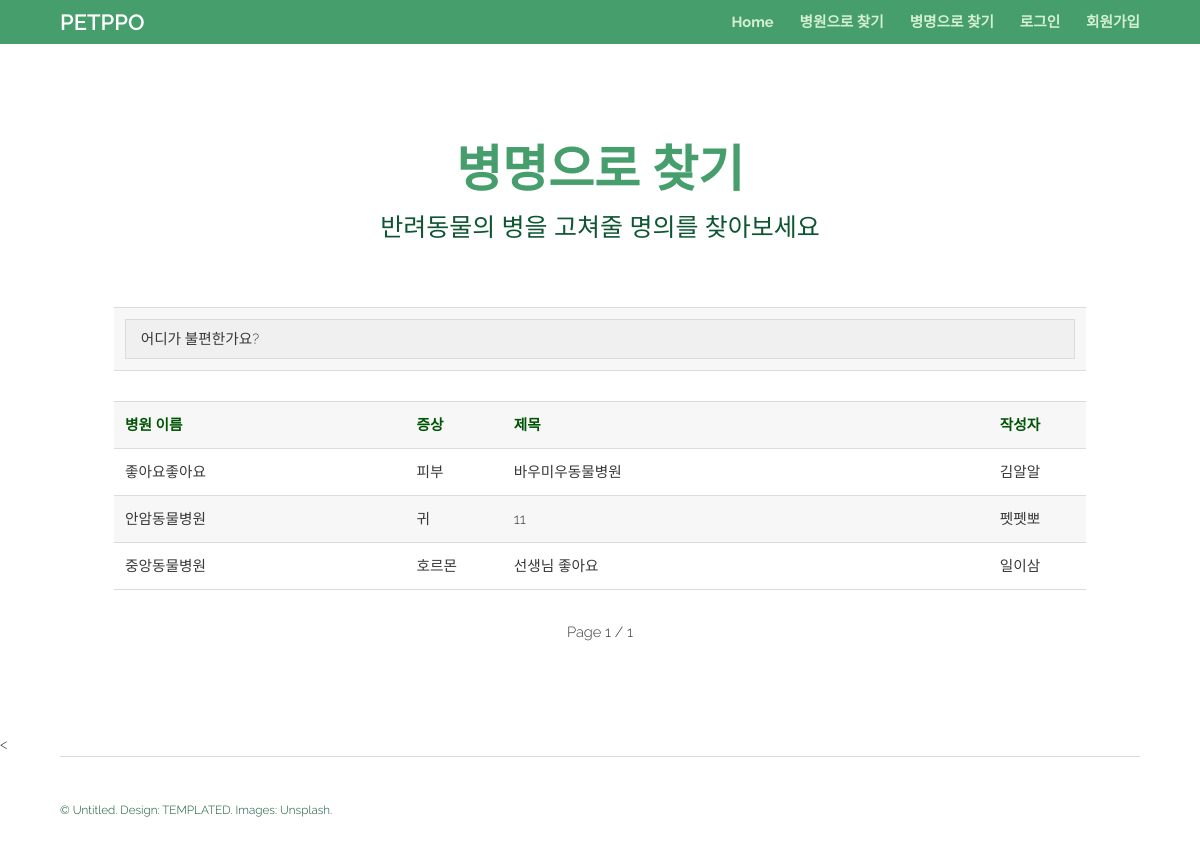
The page /review/symptom/?symp_filter=전체 on the database its author committed.
### reviews/models.py (models this page shows)
class Contents(models.Model):
    symp = models.ForeignKey(Symptom, on_delete=models.CASCADE)
    location = models.CharField(max_length=20)
    receipt = models.FileField(blank=True, upload_to="media/photo_%Y_%m_%d")
    content = models.TextField()
    title = models.CharField(max_length=20)
    nickname = models.ForeignKey(Members, on_delete=models.CASCADE)
    writedate = models.DateTimeField(auto_now_add=True)
    recommend = models.IntegerField(default=0)
    rate = models.IntegerField()
    visitdate = models.DateTimeField()

### users/models.py (models this page shows)
class Members(models.Model):
    email = models.EmailField(primary_key=True)
    name = models.CharField(max_length=5)
    password = models.CharField(max_length=12)
    nickname = models.CharField(max_length=10)
    addr = models.ForeignKey(Address, on_delete=models.SET_NULL, null=True)
    kind = models.CharField(max_length=20, null=True)
    petage = models.IntegerField(null=True)
    petgender = models.CharField(max_length=5, null=True)
    registertime = models.DateTimeField(auto_now_add=True)

### reviews/views.py (the view)
# urls.py: path('symptom/', views.findsymptom, name='symptom'),
def findsymptom(request):
    symp_filter=request.GET.get('symp_filter')
    if symp_filter == "전체":
        page = request.GET.get('page', 1)
        rlist = Contents.objects.filter().order_by("-id")
        paginator = Paginator(rlist, 5)
        rlistpage = paginator.get_page(page)
        context = {"rlist": rlistpage, "symp_filter": symp_filter}
    else:
        page = request.GET.get('page', 1)
        rlist = Contents.objects.filter(symp_id=symp_filter).order_by("-id")
        paginator = Paginator(rlist, 5)
        rlistpage = paginator.get_page(page)
        context = {"rlist":rlistpage, "symp_filter": symp_filter}
    return render(request, "symptom.html", context)

### reviews/templates/symptom.html (shortened to what this page needs)
<!DOCTYPE HTML>
<html>
	<head>
		{% load static %}
		<link rel="stylesheet" href="{% static 'assets/css/main.css' %}" />
	</head>
	<body class="subpage">
			<header id="header">
				<div class="inner">
					<a href="/welcome/" class="logo">PETPPO</a>
					<nav id="nav">
						<a href="/welcome/">Home</a>
						<a href="/review/location/">병원으로 찾기</a>
						<a href="/review/symptom/?symp_filter=전체">병명으로 찾기</a>
						{% if user.is_authenticated %}
							<a href="/review/write/">리뷰작성하기</a>
							<a href="/users/mypage/">마이페이지</a>
							<a class="nav-link" href="{% url 'common:logout' %}">{{ user.username }} (로그아웃)</a>
						{% else %}
							<a class="nav-link" href="{% url 'common:login' %}">로그인</a>
							<a href="/users/signup/">회원가입</a>
						{% endif %}
					</nav>
				</div>
			</header>
			<section id="three" class="wrapper">
				<div class="inner">
					<header class="align-center">
						<h2 style="font-weight:bold;font-size:50px;">병명으로 찾기</h2>
						<p style="font-size:25px;">반려동물의 병을 고쳐줄 명의를 찾아보세요 </p>
					</header>
					<div class="inner">
						<div>
							<table>
								<tr>
									<form method="get">
									<td>
										<select onchange="window.location.href=this.value">
											<option>어디가 불편한가요?</option>
										</select>
									</td>
									</form>
							</tr>
							</table>
						</div>
						<div>
							{% if rlist %}
								<table>
									<tr>
										<td width="30%"><strong>병원 이름</strong></td>
										<td width="10%"><strong>증상</strong></td>
										<td width="50%"><strong>제목</strong></td>
										<td width="10%"><strong>작성자</strong></td>
									</tr>
									{% for board in rlist %}
									<tr onclick="location.href='/review/{{board.id}}/'">
										<td>{{board.location}}</td>
										<td>{{board.symp_id}}</td>
										<td>{{board.title}}</td>
										<td>{{board.nickname.nickname}}</td>
									</tr>
									{% endfor %}
								</table>
							<div style="text-align:center;">
								Page {{rlist.number}} / {{rlist.paginator.num_pages}}
							</div>
							{% endif %}
						</div>
				</div>
				</div>
			</section>
				<
			<footer id="footer">
				<div class="inner">
					<div class="flex">
						<div class="copyright">
							&copy; Untitled. Design: <a href="https://templated.co">TEMPLATED</a>. Images: <a href="https://unsplash.com">Unsplash</a>.
						</div>
					</div>
				</div>
			</footer>
	</body>
</html>

### rows shown on the page
Contents: location "좋아요좋아요", symp_id "피부", title "바우미우동물병원", nickname.nickname "김알알"
Contents: location "안암동물병원", symp_id "귀", title "11", nickname.nickname "펫펫뽀"
Contents: location "중앙동물병원", symp_id "호르몬", title "선생님 좋아요", nickname.nickname "일이삼"

### other values the page prints
{{ rlist.number }} "1"
{{ rlist.paginator.num_pages }} "1"
